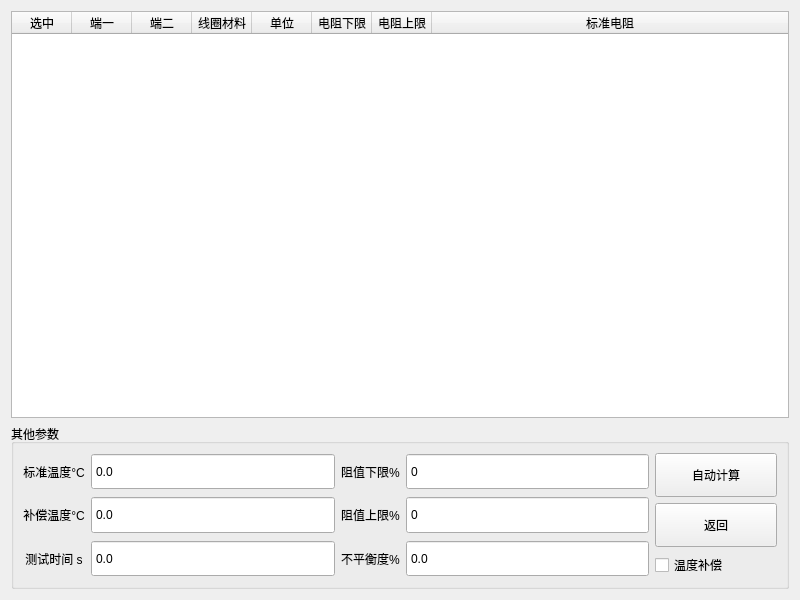
<?xml version="1.0" encoding="UTF-8"?>
<ui version="4.0">
 <class>CWinSetDcr</class>
 <widget class="QWidget" name="CWinSetDcr">
  <property name="geometry">
   <rect>
    <x>0</x>
    <y>0</y>
    <width>800</width>
    <height>600</height>
   </rect>
  </property>
  <property name="windowTitle">
   <string>Form</string>
  </property>
  <layout class="QVBoxLayout" name="verticalLayout" stretch="3,1">
   <item>
    <widget class="QTableWidget" name="TabSetDcr">
     <property name="editTriggers">
      <set>QAbstractItemView::AllEditTriggers</set>
     </property>
     <property name="selectionMode">
      <enum>QAbstractItemView::SingleSelection</enum>
     </property>
     <attribute name="horizontalHeaderDefaultSectionSize">
      <number>60</number>
     </attribute>
     <attribute name="horizontalHeaderHighlightSections">
      <bool>false</bool>
     </attribute>
     <attribute name="horizontalHeaderStretchLastSection">
      <bool>true</bool>
     </attribute>
     <attribute name="verticalHeaderDefaultSectionSize">
      <number>50</number>
     </attribute>
     <attribute name="verticalHeaderHighlightSections">
      <bool>false</bool>
     </attribute>
     <column>
      <property name="text">
       <string>选中</string>
      </property>
     </column>
     <column>
      <property name="text">
       <string>端一</string>
      </property>
     </column>
     <column>
      <property name="text">
       <string>端二</string>
      </property>
     </column>
     <column>
      <property name="text">
       <string>线圈材料</string>
      </property>
     </column>
     <column>
      <property name="text">
       <string>单位</string>
      </property>
     </column>
     <column>
      <property name="text">
       <string>电阻下限</string>
      </property>
     </column>
     <column>
      <property name="text">
       <string>电阻上限</string>
      </property>
     </column>
     <column>
      <property name="text">
       <string>标准电阻</string>
      </property>
     </column>
    </widget>
   </item>
   <item>
    <widget class="QGroupBox" name="BoxOther">
     <property name="title">
      <string>其他参数</string>
     </property>
     <layout class="QGridLayout" name="gridLayout" columnstretch="0,2,0,2,1">
      <item row="2" column="1">
       <widget class="QDoubleSpinBox" name="BoxTime">
        <property name="sizePolicy">
         <sizepolicy hsizetype="Minimum" vsizetype="Expanding">
          <horstretch>0</horstretch>
          <verstretch>0</verstretch>
         </sizepolicy>
        </property>
        <property name="buttonSymbols">
         <enum>QAbstractSpinBox::NoButtons</enum>
        </property>
        <property name="decimals">
         <number>1</number>
        </property>
       </widget>
      </item>
      <item row="0" column="1">
       <widget class="DigitalBox" name="BoxStd">
        <property name="sizePolicy">
         <sizepolicy hsizetype="Minimum" vsizetype="Expanding">
          <horstretch>0</horstretch>
          <verstretch>0</verstretch>
         </sizepolicy>
        </property>
        <property name="buttonSymbols">
         <enum>QAbstractSpinBox::NoButtons</enum>
        </property>
        <property name="decimals">
         <number>1</number>
        </property>
       </widget>
      </item>
      <item row="1" column="3">
       <widget class="QDoubleSpinBox" name="BoxMax">
        <property name="sizePolicy">
         <sizepolicy hsizetype="Minimum" vsizetype="Expanding">
          <horstretch>0</horstretch>
          <verstretch>0</verstretch>
         </sizepolicy>
        </property>
        <property name="buttonSymbols">
         <enum>QAbstractSpinBox::NoButtons</enum>
        </property>
        <property name="decimals">
         <number>0</number>
        </property>
        <property name="maximum">
         <double>9900.000000000000000</double>
        </property>
       </widget>
      </item>
      <item row="0" column="2">
       <widget class="QLabel" name="TextMin">
        <property name="text">
         <string>阻值下限%</string>
        </property>
        <property name="alignment">
         <set>Qt::AlignCenter</set>
        </property>
       </widget>
      </item>
      <item row="0" column="3">
       <widget class="QDoubleSpinBox" name="BoxMin">
        <property name="sizePolicy">
         <sizepolicy hsizetype="Minimum" vsizetype="Expanding">
          <horstretch>0</horstretch>
          <verstretch>0</verstretch>
         </sizepolicy>
        </property>
        <property name="buttonSymbols">
         <enum>QAbstractSpinBox::NoButtons</enum>
        </property>
        <property name="decimals">
         <number>0</number>
        </property>
       </widget>
      </item>
      <item row="0" column="0">
       <widget class="QLabel" name="TextStdTemp">
        <property name="text">
         <string>标准温度°C</string>
        </property>
        <property name="alignment">
         <set>Qt::AlignCenter</set>
        </property>
       </widget>
      </item>
      <item row="2" column="0">
       <widget class="QLabel" name="TextTime">
        <property name="text">
         <string>测试时间 s</string>
        </property>
        <property name="alignment">
         <set>Qt::AlignCenter</set>
        </property>
       </widget>
      </item>
      <item row="1" column="1">
       <widget class="QDoubleSpinBox" name="BoxOffset">
        <property name="sizePolicy">
         <sizepolicy hsizetype="Minimum" vsizetype="Expanding">
          <horstretch>0</horstretch>
          <verstretch>0</verstretch>
         </sizepolicy>
        </property>
        <property name="buttonSymbols">
         <enum>QAbstractSpinBox::NoButtons</enum>
        </property>
        <property name="decimals">
         <number>1</number>
        </property>
       </widget>
      </item>
      <item row="1" column="0">
       <widget class="QLabel" name="TextOffsetTemp">
        <property name="text">
         <string>补偿温度°C</string>
        </property>
        <property name="alignment">
         <set>Qt::AlignCenter</set>
        </property>
       </widget>
      </item>
      <item row="1" column="2">
       <widget class="QLabel" name="TextMax">
        <property name="text">
         <string>阻值上限%</string>
        </property>
        <property name="alignment">
         <set>Qt::AlignCenter</set>
        </property>
       </widget>
      </item>
      <item row="0" column="4" rowspan="3">
       <widget class="QWidget" name="WidgetButton" native="true">
        <layout class="QVBoxLayout" name="verticalLayout_2">
         <property name="leftMargin">
          <number>0</number>
         </property>
         <property name="topMargin">
          <number>0</number>
         </property>
         <property name="rightMargin">
          <number>0</number>
         </property>
         <property name="bottomMargin">
          <number>0</number>
         </property>
         <item>
          <widget class="QPushButton" name="BtnSDLRAuto">
           <property name="sizePolicy">
            <sizepolicy hsizetype="Expanding" vsizetype="Expanding">
             <horstretch>0</horstretch>
             <verstretch>0</verstretch>
            </sizepolicy>
           </property>
           <property name="minimumSize">
            <size>
             <width>97</width>
             <height>44</height>
            </size>
           </property>
           <property name="text">
            <string>自动计算</string>
           </property>
          </widget>
         </item>
         <item>
          <widget class="QPushButton" name="BtnSDLRExit">
           <property name="sizePolicy">
            <sizepolicy hsizetype="Expanding" vsizetype="Expanding">
             <horstretch>0</horstretch>
             <verstretch>0</verstretch>
            </sizepolicy>
           </property>
           <property name="minimumSize">
            <size>
             <width>97</width>
             <height>44</height>
            </size>
           </property>
           <property name="text">
            <string>返回</string>
           </property>
          </widget>
         </item>
         <item>
          <widget class="QCheckBox" name="BoxOffsetEnable">
           <property name="text">
            <string>温度补偿</string>
           </property>
          </widget>
         </item>
        </layout>
       </widget>
      </item>
      <item row="2" column="2">
       <widget class="QLabel" name="TextUnbalance">
        <property name="text">
         <string>不平衡度%</string>
        </property>
       </widget>
      </item>
      <item row="2" column="3">
       <widget class="QDoubleSpinBox" name="BoxUnbalance">
        <property name="sizePolicy">
         <sizepolicy hsizetype="Minimum" vsizetype="Expanding">
          <horstretch>0</horstretch>
          <verstretch>0</verstretch>
         </sizepolicy>
        </property>
        <property name="buttonSymbols">
         <enum>QAbstractSpinBox::NoButtons</enum>
        </property>
        <property name="decimals">
         <number>1</number>
        </property>
       </widget>
      </item>
     </layout>
    </widget>
   </item>
  </layout>
 </widget>
 <customwidgets>
  <customwidget>
   <class>DigitalBox</class>
   <extends>QDoubleSpinBox</extends>
   <header>DigitalBox.h</header>
  </customwidget>
 </customwidgets>
 <resources/>
 <connections/>
</ui>
